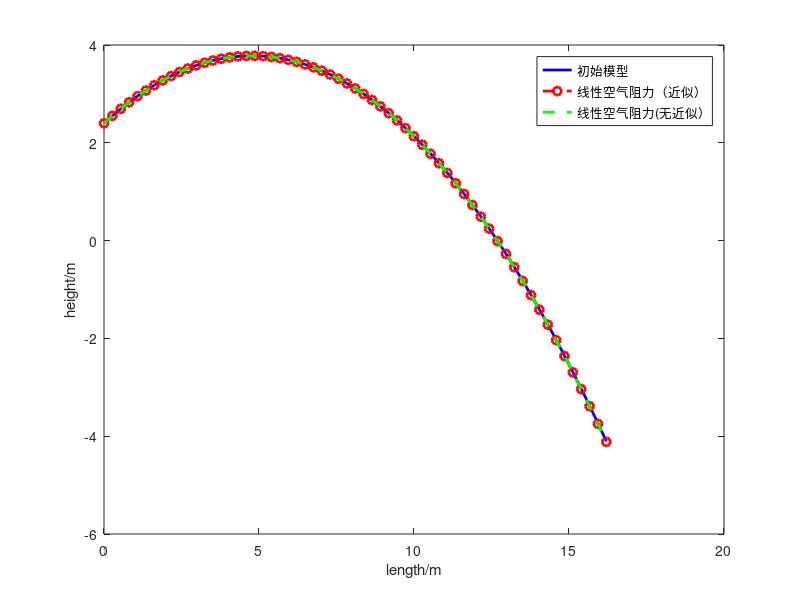

Source code (MATLAB): (Note: this script raises an error after producing the figure.)
clear;
start_velocity= [10.5,10.1,9.9,9.3,9.1,9.9,8.1,8.3,8.2,8.2,8.1,8.0,7.7,7.1,6.9,6.0];
start_angle = [33,34,35,36,31,35,35,32,33,36,35,37,28,35,34,36];
k = 0.0012;
g = 9.8;
h = 2.4;
v = 10.4;
a = 30;
%简单模型
fun1_x = @(t) v*cosd(a)*t;
fun1_y = @(t) v*sind(a)*t - g*(t.^2)/2+h;
fun1 = @(x) x*tand(a) - g/2*((x/(v*cosd(a))).^2) + h;
%x轴向线性模型，考虑二阶量
fun2_x = @(t) v*cosd(a)*t - k*v*cosd(a)/(2*2)*(t).^2;
fun2_y = @(t) v*sind(a)*t - g*(t.^2)/2+h;
%线性模型
fun3_y = @(t) (2*(v*sind(a)*k+2*g)/(k^2))*(1 - exp(-k/m*t)) - (2*g/k*t) + h;
fun3_x = @(t) 2*v*cosd(a)/k*(1 - exp(-k/2*t));
fun3 = @(x)(2*g+k*v*sind(a))*(k*x - v*cosd(a)*2)/(k*k*v*cosd(a)) + g*2*2*log(-(k*x - v*cosd(a)*2)/(v*cosd(a)*2))/(k*k) + (2*g + k*v*sind(a))*2/(k*k)+h;



%绘图

c_t = 0:0.03:1.8;
x2 = fun2_x(c_t);
y2 = fun2_y(c_t);
%x1 = fun1_x(c_t);
%y1 = fun1_y(c_t);
y1 = fun1(x2);
%x3 = fun3_x(c_t);
y3 = fun3(x2);


[m,n] = size(c_t);
y1_MSE = sum((y1 - y3).^2)/n;
y2_MSE = sum((y2 - y3).^2)/n;
plot(x2,y1,'b-', 'LineWidth', 2);
hold on;
plot(x2,y2, 'ro--', 'LineWidth', 2);
hold on;
plot(x2,y3,'g--','LineWidth', 2);
hold on;

xlabel('length/m');
ylabel('height/m');
legend('初始模型', '线性空气阻力（近似）', '线性空气阻力(无近似）');

fig = gcf;
fig.PaperPositionMode = 'auto';
fig_pos = fig.PaperPosition;
fig.PaperSize = [fig_pos(3),fig_pos(4)];
